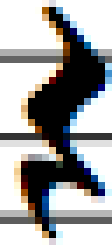
#> input picture templates/template2.png, 16 x 35 px (shown 7 times larger); the run also reads 1 picture not shown here
$ jupyter execute --allow-errors resize.ipynb   (older library calls are emulated)
#> lines starting #> are read from the running program, lines starting #| are printed output that depends on the picture; long printed decimals are rounded
[cell 1]
from PIL import Image

[cell 2]
note = Image.open('./templates/template1.png')
# img
baseheight = 4
h_percent = (baseheight / float(note.size[1]))
#> h_percent = 0.364
wsize = int((float(note.size[0]) * float(h_percent)))
#> wsize = 6
img2 = note.resize((wsize, baseheight), Image.ANTIALIAS)

# Image -> Image resized, based on the given height;
# ratio is preserved during this process.
def resize_image(image, height):
    # baseheight =
#> called with height = 110
    width_to_height_ratio = (float(image.size[0]) / float(image.size[1]))
#> width_to_height_ratio = 1.55
    width =int(float(width_to_height_ratio) * float(height))
#> width = 170

    output = image.resize((width, height), Image.ANTIALIAS)
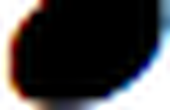
#> output: PIL image 170x110 RGBA; mean R, G, B, A 70.9, 69.1, 70.4, 255

    # print(output.size,image.size)
    # print(image.size)
    # print(width_to_height_ratio)
    return output
resize_image(note, 110)
# img
# img2.show()
# img2.save('img2.png')

[cell 3]
quarter_rest = Image.open('./templates/template2.png')
#> quarter_rest is the input picture: PIL image 16x35 RGBA; mean R, G, B, A 161.1, 161.4, 161.8, 255
print(float(quarter_rest.size[1]), float(note.size[1]))
#| 35.0 11.0
q_rest_ratio = float(quarter_rest.size[1]) / float(note.size[1])
#> q_rest_ratio = 3.18
import os
import numpy as np
def resize_folder(folder, target_base_height,base_file = './templates/template1.png'):
#> called with folder = 'templates', target_base_height = 15, base_file = './templates/template1.png'
    base_note = Image.open(base_file)
    scaling = float(target_base_height /  base_note.size[1] )
#> scaling = 1.36
    print(scaling, base_note.size[1],target_base_height)
#| 1.364 11 15
    for filename in os.listdir(folder):
        temp_fullname = folder + '/' + filename
        temp_image = Image.open(temp_fullname)
        #
        temp_ratio = float(temp_image.size[1] / base_note.size[1])
#> temp_ratio = 1
        width =  np.round(temp_image.size[0] * scaling)
#> width = 23
        height = np.round(temp_image.size[1] * scaling)
#> height = 15

        # temp_out = temp_image.resize((int(width), int(height)), Image.ANTIALIAS)
        temp_out = resize_image(temp_image, int(height))
        print(temp_out.size, temp_image.size)
#| (23, 15) (17, 11)
#> pass 3 of the loop in resize_folder, `for filename in os.listdir(folder):`:
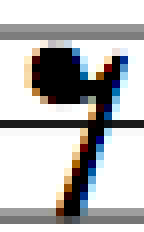
#> input picture templates/template3.png, 18 x 29 px (shown 8 times larger)
#> in resize_folder, temp_image is the input picture: PIL image 18x29 RGBA; mean R, G, B, A 184.6, 184.7, 185, 255
#> in resize_image (call 4), `output = image.resize((width, height), Image.ANTIALIAS)`:
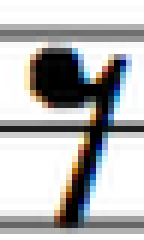
#> output: PIL image 24x40 RGBA (shown 6 times larger); mean R, G, B, A 183.1, 183.4, 183.6, 255
#| (24, 40) (18, 29)
        temp_out.save(filename[:-4]+'_resized'+str(target_base_height)+'.png')

resize_folder('templates',15)
